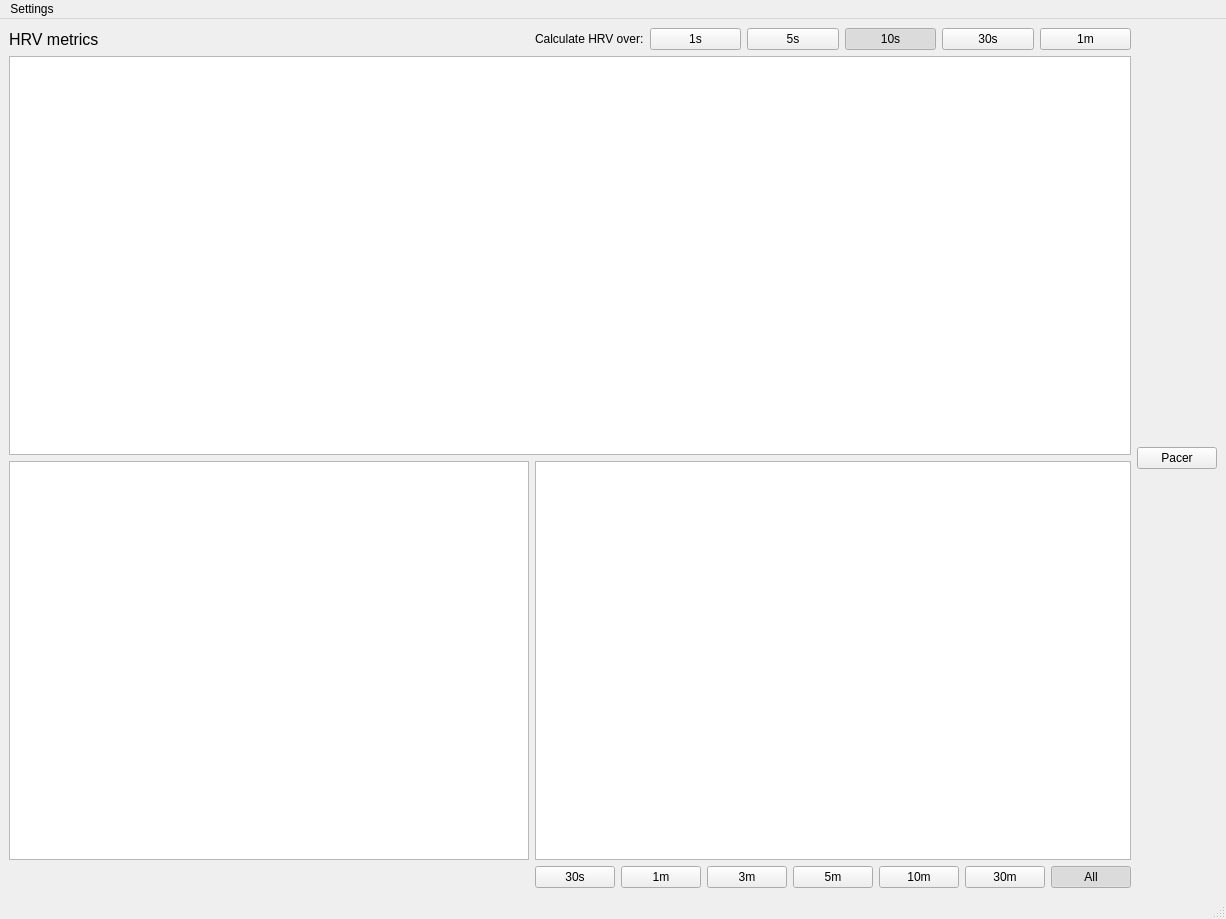
<?xml version="1.0" encoding="UTF-8"?>
<ui version="4.0">
 <class>MainWindow</class>
 <widget class="QMainWindow" name="MainWindow">
  <property name="geometry">
   <rect>
    <x>0</x>
    <y>0</y>
    <width>1226</width>
    <height>919</height>
   </rect>
  </property>
  <property name="windowTitle">
   <string>MainWindow</string>
  </property>
  <widget class="QWidget" name="centralwidget">
   <layout class="QHBoxLayout" name="horizontalLayout">
    <item>
     <layout class="QVBoxLayout" name="verticalLayout">
      <item>
       <layout class="QHBoxLayout" name="horizontalLayout_2">
        <item>
         <layout class="QGridLayout" name="gridLayout">
          <item row="0" column="1">
           <layout class="QHBoxLayout" name="horizontalLayout_3">
            <item>
             <widget class="QLabel" name="hrv_metrics_label">
              <property name="font">
               <font>
                <pointsize>12</pointsize>
               </font>
              </property>
              <property name="text">
               <string>HRV metrics</string>
              </property>
             </widget>
            </item>
            <item>
             <spacer name="horizontalSpacer">
              <property name="orientation">
               <enum>Qt::Horizontal</enum>
              </property>
              <property name="sizeHint" stdset="0">
               <size>
                <width>40</width>
                <height>20</height>
               </size>
              </property>
             </spacer>
            </item>
           </layout>
          </item>
          <item row="4" column="2">
           <widget class="XYSeriesWidget" name="hr_chart"/>
          </item>
          <item row="0" column="2">
           <layout class="QHBoxLayout" name="horizontalLayout_4">
            <item>
             <widget class="QLabel" name="label">
              <property name="text">
               <string>Calculate HRV over:</string>
              </property>
             </widget>
            </item>
            <item>
             <widget class="QPushButton" name="hrv_metrics_time_1s_button">
              <property name="sizePolicy">
               <sizepolicy hsizetype="Minimum" vsizetype="Fixed">
                <horstretch>0</horstretch>
                <verstretch>0</verstretch>
               </sizepolicy>
              </property>
              <property name="text">
               <string>1s</string>
              </property>
              <property name="checkable">
               <bool>true</bool>
              </property>
              <attribute name="buttonGroup">
               <string notr="true">hrv_metrics_time_button_group</string>
              </attribute>
             </widget>
            </item>
            <item>
             <widget class="QPushButton" name="hrv_metrics_time_5s_button">
              <property name="text">
               <string>5s</string>
              </property>
              <property name="checkable">
               <bool>true</bool>
              </property>
              <attribute name="buttonGroup">
               <string notr="true">hrv_metrics_time_button_group</string>
              </attribute>
             </widget>
            </item>
            <item>
             <widget class="QPushButton" name="hrv_metrics_time_10s_button">
              <property name="text">
               <string>10s</string>
              </property>
              <property name="checkable">
               <bool>true</bool>
              </property>
              <property name="checked">
               <bool>true</bool>
              </property>
              <attribute name="buttonGroup">
               <string notr="true">hrv_metrics_time_button_group</string>
              </attribute>
             </widget>
            </item>
            <item>
             <widget class="QPushButton" name="hrv_metrics_time_30s_button">
              <property name="text">
               <string>30s</string>
              </property>
              <property name="checkable">
               <bool>true</bool>
              </property>
              <attribute name="buttonGroup">
               <string notr="true">hrv_metrics_time_button_group</string>
              </attribute>
             </widget>
            </item>
            <item>
             <widget class="QPushButton" name="hrv_metrics_time_1m_button">
              <property name="text">
               <string>1m</string>
              </property>
              <property name="checkable">
               <bool>true</bool>
              </property>
              <attribute name="buttonGroup">
               <string notr="true">hrv_metrics_time_button_group</string>
              </attribute>
             </widget>
            </item>
           </layout>
          </item>
          <item row="4" column="1">
           <widget class="XYSeriesWidget" name="hrv_ibi_chart"/>
          </item>
          <item row="2" column="1" colspan="2">
           <widget class="XYSeriesWidget" name="hrv_metrics_by_time_chart"/>
          </item>
          <item row="6" column="2">
           <layout class="QHBoxLayout" name="horizontalLayout_6">
            <item>
             <widget class="QPushButton" name="plot_window_button_30s">
              <property name="text">
               <string>30s</string>
              </property>
              <property name="checkable">
               <bool>true</bool>
              </property>
              <attribute name="buttonGroup">
               <string notr="true">plot_time_window_button_group</string>
              </attribute>
             </widget>
            </item>
            <item>
             <widget class="QPushButton" name="plot_window_button_1m">
              <property name="text">
               <string>1m</string>
              </property>
              <property name="checkable">
               <bool>true</bool>
              </property>
              <property name="checked">
               <bool>false</bool>
              </property>
              <attribute name="buttonGroup">
               <string notr="true">plot_time_window_button_group</string>
              </attribute>
             </widget>
            </item>
            <item>
             <widget class="QPushButton" name="plot_window_button_3m">
              <property name="text">
               <string>3m</string>
              </property>
              <property name="checkable">
               <bool>true</bool>
              </property>
              <attribute name="buttonGroup">
               <string notr="true">plot_time_window_button_group</string>
              </attribute>
             </widget>
            </item>
            <item>
             <widget class="QPushButton" name="plot_window_button_5m">
              <property name="text">
               <string>5m</string>
              </property>
              <property name="checkable">
               <bool>true</bool>
              </property>
              <attribute name="buttonGroup">
               <string notr="true">plot_time_window_button_group</string>
              </attribute>
             </widget>
            </item>
            <item>
             <widget class="QPushButton" name="plot_window_button_10m">
              <property name="text">
               <string>10m</string>
              </property>
              <property name="checkable">
               <bool>true</bool>
              </property>
              <attribute name="buttonGroup">
               <string notr="true">plot_time_window_button_group</string>
              </attribute>
             </widget>
            </item>
            <item>
             <widget class="QPushButton" name="plot_window_button_30m">
              <property name="text">
               <string>30m</string>
              </property>
              <property name="checkable">
               <bool>true</bool>
              </property>
              <attribute name="buttonGroup">
               <string notr="true">plot_time_window_button_group</string>
              </attribute>
             </widget>
            </item>
            <item>
             <widget class="QPushButton" name="plot_window_button_all">
              <property name="text">
               <string>All</string>
              </property>
              <property name="checkable">
               <bool>true</bool>
              </property>
              <property name="checked">
               <bool>true</bool>
              </property>
              <attribute name="buttonGroup">
               <string notr="true">plot_time_window_button_group</string>
              </attribute>
             </widget>
            </item>
           </layout>
          </item>
         </layout>
        </item>
       </layout>
      </item>
     </layout>
    </item>
    <item>
     <widget class="QPushButton" name="pacerButton">
      <property name="text">
       <string>Pacer</string>
      </property>
     </widget>
    </item>
   </layout>
  </widget>
  <widget class="QMenuBar" name="menubar">
   <property name="geometry">
    <rect>
     <x>0</x>
     <y>0</y>
     <width>1226</width>
     <height>22</height>
    </rect>
   </property>
   <widget class="QMenu" name="menuSettings">
    <property name="title">
     <string>Settings</string>
    </property>
    <addaction name="actionReset_data"/>
    <addaction name="actionPause_plot"/>
    <addaction name="actionResume_plot"/>
   </widget>
   <addaction name="menuSettings"/>
  </widget>
  <widget class="QStatusBar" name="statusbar"/>
  <action name="actionReset_data">
   <property name="text">
    <string>Reset data</string>
   </property>
  </action>
  <action name="actionPause_plot">
   <property name="text">
    <string>Pause plot</string>
   </property>
  </action>
  <action name="actionResume_plot">
   <property name="text">
    <string>Resume plot</string>
   </property>
  </action>
 </widget>
 <customwidgets>
  <customwidget>
   <class>XYSeriesWidget</class>
   <extends>QGraphicsView</extends>
   <header>charts</header>
  </customwidget>
 </customwidgets>
 <resources/>
 <connections/>
 <buttongroups>
  <buttongroup name="plot_time_window_button_group"/>
  <buttongroup name="hrv_metrics_time_button_group"/>
 </buttongroups>
</ui>
